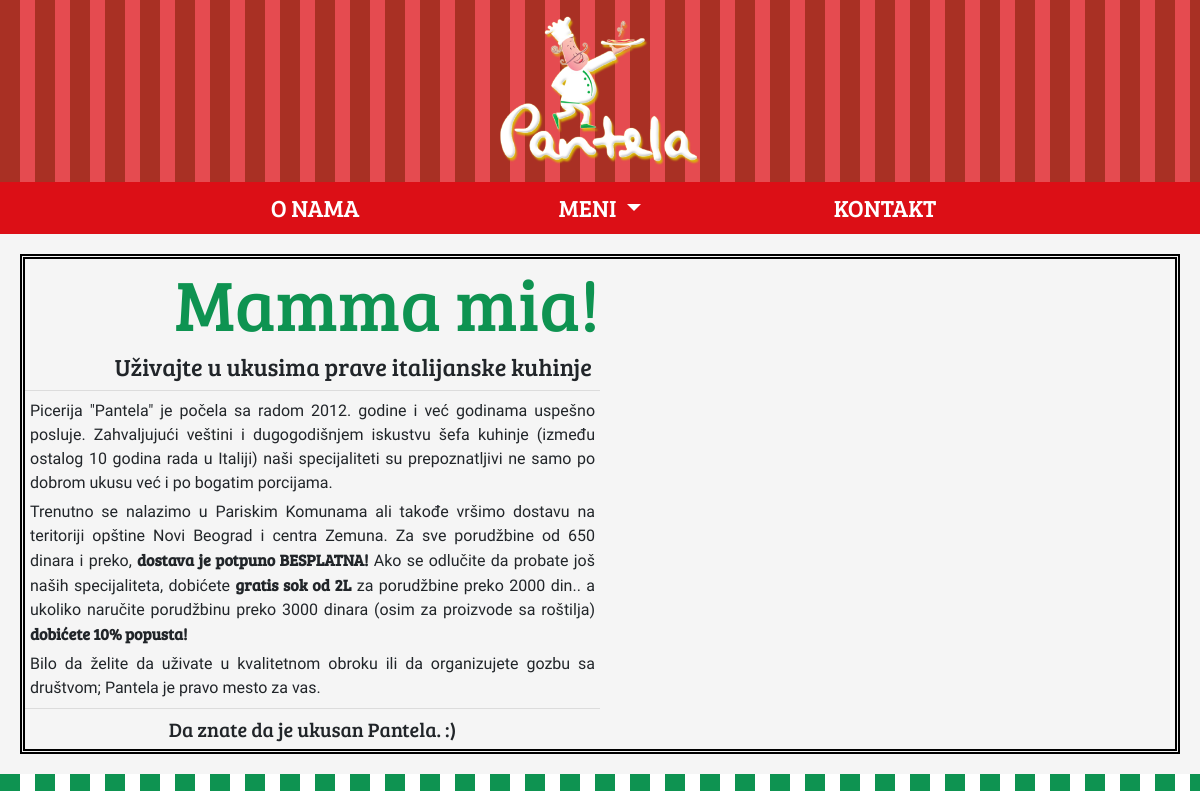
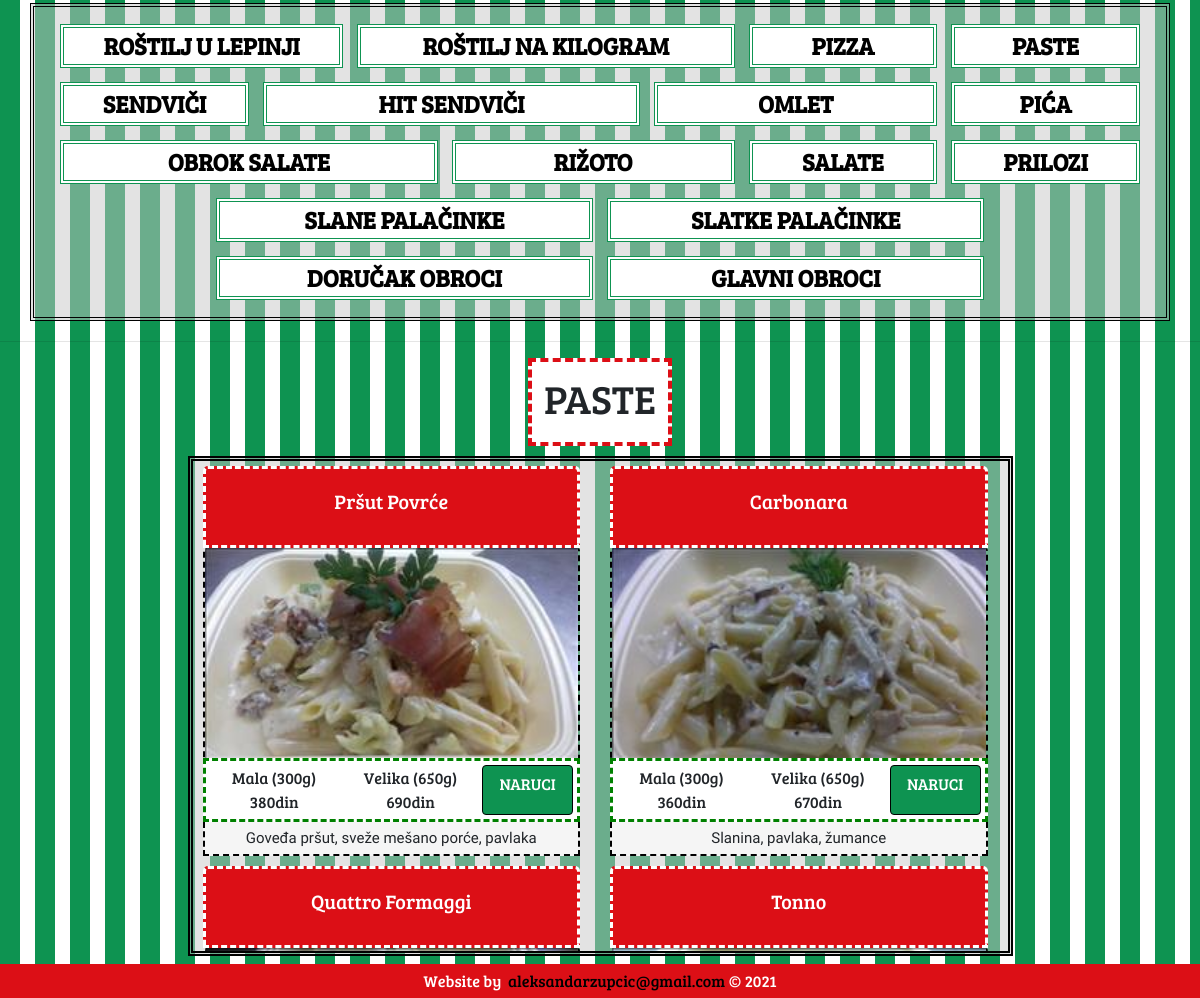
The page /index.php?menu=pasta on the database its author committed (2 pictures, top to bottom).
### tables this page shows
CREATE TABLE `menu_list` (
  `Id` int(11) NOT NULL,
  `Naziv` varchar(40) NOT NULL,
  `Alias` varchar(40) NOT NULL
);

CREATE TABLE `pasta` (
  `Id` int(11) NOT NULL,
  `Naziv` varchar(40) NOT NULL,
  `Slika` text NOT NULL,
  `Dodatno` text NOT NULL
);

CREATE TABLE `cenovnik` (
  `Id` int(11) NOT NULL,
  `Kolicina` varchar(20) NOT NULL,
  `Cena` int(11) NOT NULL,
  `Tip` varchar(40) NOT NULL,
  `Proizvod` int(11) NOT NULL
);

### php/menu_item.php (the view, shortened to what this page needs)
<?php
    $where_from = $_GET["menu"];
    $query = "SELECT * FROM $where_from";
    $menu_items = mysqli_query($conn, $query);
    while($item = mysqli_fetch_assoc($menu_items)){
?>
<div class = "col-lg-6">
    <div class="card">
        <div class="card-body menu-title text-center">
            <h5 class="card-title">
                <?= $item["Naziv"]; ?>
            </h5>
        </div>
        <?php if($item["Slika"] !== ''): ?>
        <img class = "card-img-top menu-img"
            src = "<?="img/".$where_from."/".$item["Slika"];?>"
            alt="Card image cap"/>
        <?php endif; ?>
        <div class = "menu-pricing p-1">
            <div class = "row no-gutters">
                <div class = "col-sm-9">
                    <table class = "w-100 text-center">
                        <tbody>
                            <tr>
                                <?php
                                    $query = "SELECT c.Kolicina, c.Cena FROM cenovnik AS c WHERE c.proizvod = ".$item["Id"]." AND c.tip = '".$where_from."'";
                                    $item_price = mysqli_query($conn, $query);
                                    while($price = mysqli_fetch_assoc($item_price)){
                                        echo "<td>";
                                            echo '<a>';
                                                echo '<span class = "menu-price">'.$price["Kolicina"].'</span>';
                                                echo '<br/>'.$price["Cena"].'din';
                                            echo '</a>';
                                        echo "</td>";
                                    }
                                ?>
                            </tr>
                    </table>
                </div>
                <div class = "col-sm-3 d-flex justify-items-center">
                    <a name = "" id="" class="btn btn-primary naruci w-100" href = "tel:0613181898" role="button">
                        NARUCI
                    </a>
                </div>
            </div>
        </div>
        <?php if(isset($item["Dodatno"])): ?>
        <div class = "dodatno">
            <p>
                <?= $item["Dodatno"]; ?>
            </p>
        </div>
        <?php endif; ?>
    </div>
</div>
<?php } ?>

### php/menu_display.php (shortened to what this page needs)
<?php include "connect.php"; ?>
<div class = "main-title">
    <?php
        $get_name_sql = "SELECT Naziv FROM menu_list WHERE Alias = '".$_GET["menu"]."'";
        $get_name = mysqli_query($conn, $get_name_sql);
        echo "<h1>".mysqli_fetch_row($get_name)[0]."</h1>";
    ?>
</div>
<div class = "container my-2">
    <div class = "row">
        <div class = "col-lg-9 mx-auto">
            <div class = "menu-options">
                <div class = "container">
                    <div class = "row">
                        <?php include "menu_item.php"; ?>
                    </div>
                </div>
            </div>
        </div>
    </div>
</div>

### styles/color-scheme.css (style rules this page uses)
:root { --pantela-red: rgba(220, 15, 22); --pantela-green: rgba(14, 147, 81); }

### styles/main.css (style rules this page uses)
body { background: repeating-linear-gradient( 90deg, var(--pantela-green), var(--pantela-green) 20px, white 10px, white 35px); }
a { color: black; cursor: pointer !important; }
.main-title { text-align: center; border: 4px dashed; padding: 12px; width: fit-content; margin: 10px auto; border-color: var(--pantela-red); background-color: white; text-transform: uppercase !important; font-weight: bold; }

### styles/pg-meni.css (style rules this page uses)
.menu-options { background-color: rgba(200, 200, 200, 0.5); overflow-y: auto; max-height: 500px; border: 5px double black; }
.menu-options .card { margin: 5px; margin-left: -5px; border: none; background: none; }
.menu-title { background-color: var(--pantela-red); border: 3px dashed white; border-top-left-radius: 5px; border-top-right-radius: 5px; }
.menu-title h5 { color: white; font-size: 20px !important; }
.menu-img { border: 2px dashed black; border-top: none; border-bottom: none; }
.menu-pricing { border: 3px dashed green; background: white; }
.menu-pricing a { width: 100%; display: inline-block; }
.naruci { background-color: var(--pantela-green); border-color: black; }
.dodatno { background-color: whitesmoke; padding: 5px; border: 2px dashed black; border-top: none; }
.dodatno p { margin: 0; font-size: 15px; text-align: center; }

### styles/media-queries.css (style rules this page uses)
@media only screen and (min-width: 992px) { .menu-img { height: 210px; } }

### rows shown on the page
menu_list: Naziv "PASTE"
pasta: Naziv "Pršut Povrće", Slika (picture), Dodatno "Goveđa pršut, sveže mešano porće, pavlaka"
cenovnik: Kolicina "Mala (300g)", Cena "380"
cenovnik: Kolicina "Velika (650g)", Cena "690"
pasta: Naziv "Carbonara", Slika (picture), Dodatno "Slanina, pavlaka, žumance"
cenovnik: Kolicina "Mala (300g)", Cena "360"
cenovnik: Kolicina "Velika (650g)", Cena "670"
pasta: Naziv "Quattro Formaggi", Slika (picture)
pasta: Naziv "Tonno", Slika (picture)
